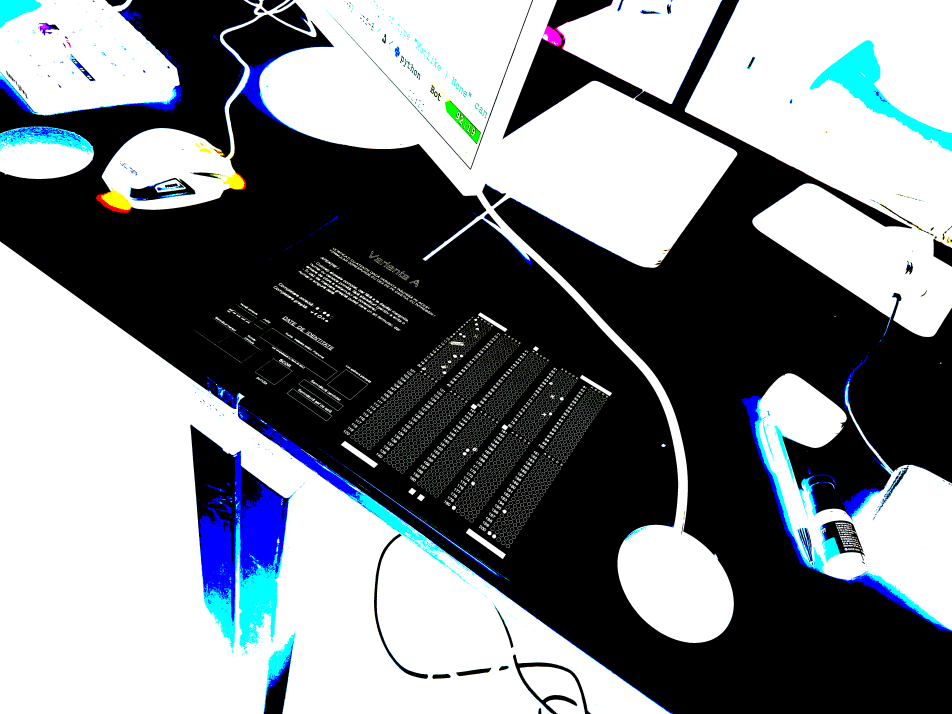
#> input picture OMR/output/inverted.png, 5712 x 4284 px (shown at 1/6 size)
$ python test_grader.py --image output/inverted.png
#> lines starting #> are read from the running program, lines starting #| are printed output that depends on the picture; after the words box and inside, x2 and y2 are one past the last pixel; in counts of white or black regions, pixels touching at a corner belong together
### OMR/four_point_transform.py
import numpy as np
import cv2
from scipy.spatial import distance as dist
def order_points(pts):
	# sort the points based on their x-coordinates
	xSorted = pts[np.argsort(pts[:, 0]), :]
	# grab the left-most and right-most points from the sorted
	# x-roodinate points
	leftMost = xSorted[:2, :]
	rightMost = xSorted[2:, :]
	# now, sort the left-most coordinates according to their
	# y-coordinates so we can grab the top-left and bottom-left
	# points, respectively
	leftMost = leftMost[np.argsort(leftMost[:, 1]), :]
	(tl, bl) = leftMost
	# now that we have the top-left coordinate, use it as an
	# anchor to calculate the Euclidean distance between the
	# top-left and right-most points; by the Pythagorean
	# theorem, the point with the largest distance will be
	# our bottom-right point
	D = dist.cdist(tl[np.newaxis], rightMost, "euclidean")[0]
	(br, tr) = rightMost[np.argsort(D)[::-1], :]
	# return the coordinates in top-left, top-right,
	# bottom-right, and bottom-left order
	return np.array([tl, tr, br, bl], dtype="float32")


def four_point_transform(image, pts):
	# obtain a consistent order of the points and unpack them
	# individually
	rect = order_points(pts)
	(tl, tr, br, bl) = rect
	# compute the width of the new image, which will be the
	# maximum distance between bottom-right and bottom-left
	# x-coordiates or the top-right and top-left x-coordinates
	widthA = np.sqrt(((br[0] - bl[0]) ** 2) + ((br[1] - bl[1]) ** 2))
	widthB = np.sqrt(((tr[0] - tl[0]) ** 2) + ((tr[1] - tl[1]) ** 2))
	maxWidth = max(int(widthA), int(widthB))
	# compute the height of the new image, which will be the
	# maximum distance between the top-right and bottom-right
	# y-coordinates or the top-left and bottom-left y-coordinates
	heightA = np.sqrt(((tr[0] - br[0]) ** 2) + ((tr[1] - br[1]) ** 2))
	heightB = np.sqrt(((tl[0] - bl[0]) ** 2) + ((tl[1] - bl[1]) ** 2))
	maxHeight = max(int(heightA), int(heightB))
	# now that we have the dimensions of the new image, construct
	# the set of destination points to obtain a "birds eye view",
	# (i.e. top-down view) of the image, again specifying points
	# in the top-left, top-right, bottom-right, and bottom-left
	# order
	dst = np.array([
		[0, 0],
		[maxWidth - 1, 0],
		[maxWidth - 1, maxHeight - 1],
		[0, maxHeight - 1]], dtype = "float32")
	# compute the perspective transform matrix and then apply it
	M = cv2.getPerspectiveTransform(rect, dst)
	warped = cv2.warpPerspective(image, M, (maxWidth, maxHeight))
	# return the warped image
	return warped

### OMR/test_grader.py
import cv2
from imutils import contours
import argparse
import numpy as np
from four_point_transform import four_point_transform
import imutils
import os

def increase_contrast(img_bgr, method="clahe", strength=2.5, tile=8):
    """
    Crește contrastul unei imagini BGR.

    method:
      - "clahe"  : contrast local (recomandat pentru poze de telefon)
      - "linear" : contrast global (alpha/beta)

    strength:
      - clahe: clipLimit (ex 1.5 .. 4.0)
      - linear: alpha (ex 1.2 .. 2.0)

    tile:
      - clahe: tileGridSize (ex 6..12)

    Returnează imagine BGR.
    """
    if method == "clahe":
        lab = cv2.cvtColor(img_bgr, cv2.COLOR_BGR2LAB)
        L, A, B = cv2.split(lab)

        clahe = cv2.createCLAHE(clipLimit=float(strength), tileGridSize=(int(tile), int(tile)))
        L2 = clahe.apply(L)

        lab2 = cv2.merge([L2, A, B])
        return cv2.cvtColor(lab2, cv2.COLOR_LAB2BGR)

    elif method == "linear":
        alpha = float(strength)  # contrast
        beta = 0                 # luminozitate (poți pune ex 10/-10)
        return cv2.convertScaleAbs(img_bgr, alpha=alpha, beta=beta)

    else:
        raise ValueError("method trebuie să fie 'clahe' sau 'linear'.")

# create argument parser
ap = argparse.ArgumentParser()
ap.add_argument('-i', '--image', required=True, help="path to the image")
ap.add_argument('-c', '--crop', type=int, help="whether to crop image 1 if yes 0 if no")
ap.add_argument('-o', '--output', default="output", help="output folder for debug images")
args = vars(ap.parse_args())

os.makedirs(args["output"], exist_ok=True)

def save(name, img):
    path = os.path.join(args["output"], name)
    ok = cv2.imwrite(path, img)
    if not ok:
        print(f"[WARN] Nu am putut salva: {path}")
    else:
        print(f"[SAVED] {path}")

# define the answer key (zero-based)
ANSWER_KEY = {0: 1, 1: 4, 2: 0, 3: 3, 4: 1}

# preprocess the image
if args["crop"] == 1:
    image = cv2.imread(args["image"])
    if image is None:
        raise RuntimeError(f"Nu pot citi imaginea: {args['image']}")
    image = imutils.resize(image, width=700)
else:
    image = cv2.imread(args["image"])
#> image is the input picture: shape (4284, 5712, 3); mean B, G, R 136.2, 131.7, 126.6
    if image is None:
        raise RuntimeError(f"Nu pot citi imaginea: {args['image']}")

# gray = cv2.cvtColor(image, cv2.COLOR_BGR2GRAY)
gray = cv2.cvtColor(image, cv2.COLOR_BGR2GRAY)
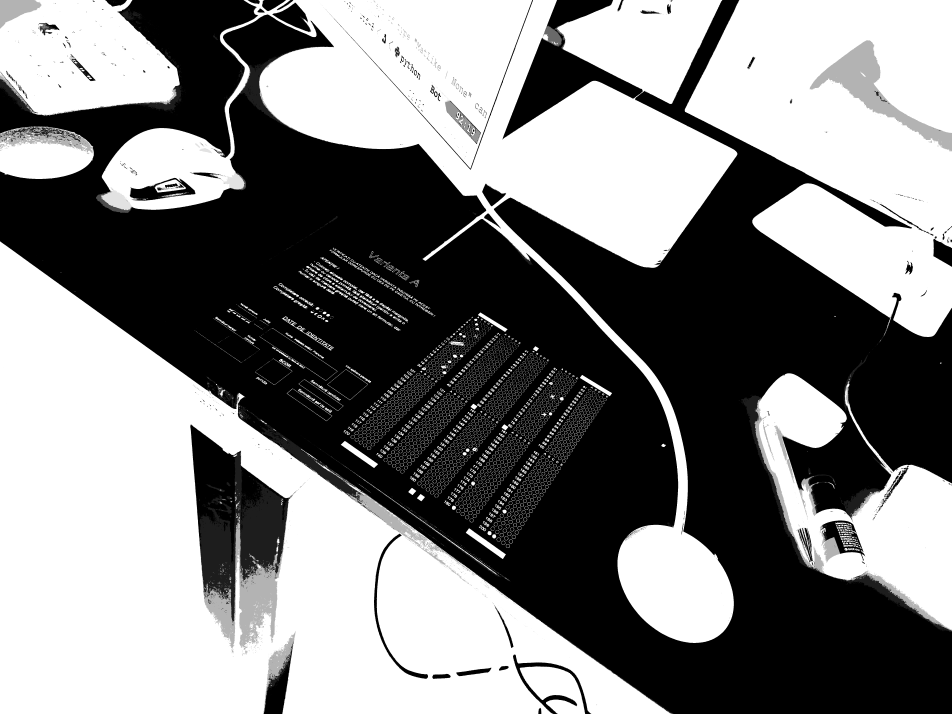
#> gray: shape (4284, 5712) (shown at 1/6 size); min 0, max 255, mean 130.7
clahe = cv2.createCLAHE(clipLimit=10, tileGridSize=(8,8))
gray2 = clahe.apply(gray)
# blurred = cv2.GaussianBlur(gray2, (11, 11), 10)
blurred = cv2.bilateralFilter(gray2, 9, 75, 75)
save("00_gri_edged.png", gray)
save("00_gri2_edged.png", gray2)
save("gassioan.png", blurred)
ret, inverted = cv2.threshold(image, 150, 255, cv2.THRESH_BINARY_INV)
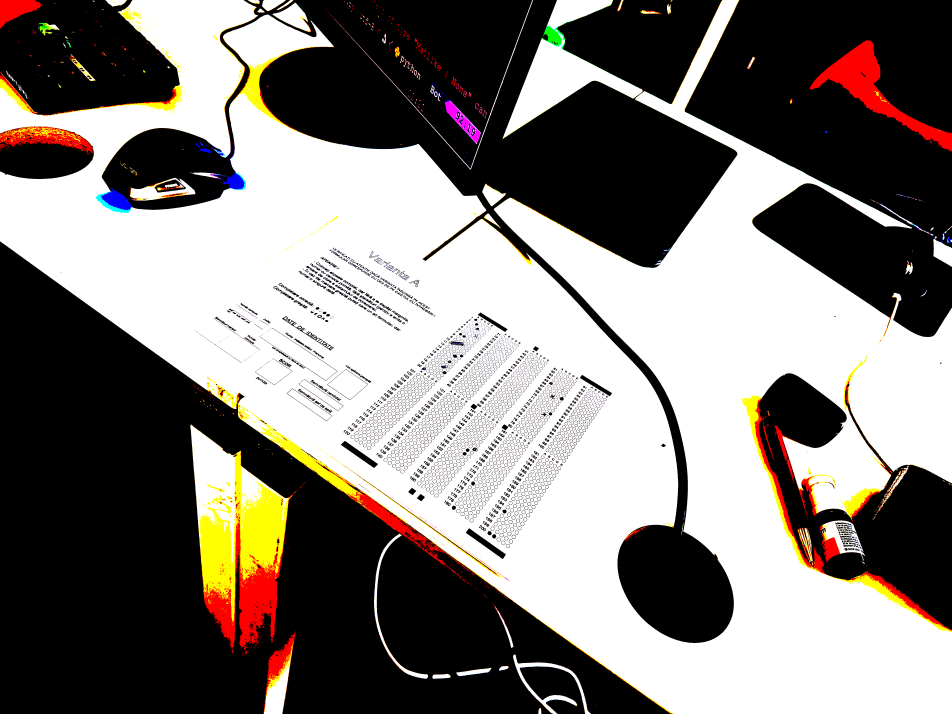
#> inverted: shape (4284, 5712, 3) (shown at 1/6 size); mean B, G, R 118.8, 123.3, 128.4
save("inverted.png", inverted)
edged = cv2.Canny(gray, 0, 500)
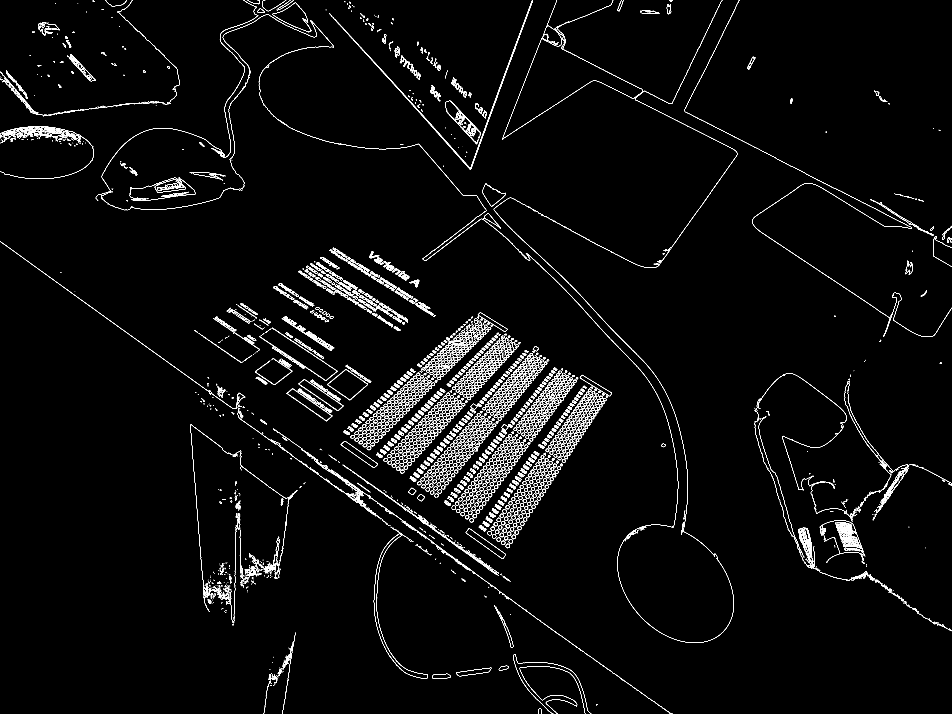
#> edged: shape (4284, 5712) (shown at 1/6 size); 1.2% white in thin lines or dots

save("01_preprocessed_edged.png", edged)

# find contours
cnts = cv2.findContours(edged.copy(), cv2.RETR_EXTERNAL, cv2.CHAIN_APPROX_SIMPLE)
#> cnts = 19688 contours, 18764 with area under 20; largest, box (x1, y1, x2, y2) and area: (1634, 15, 1864, 194) 18526, (2795, 3169, 3035, 3354) 9292, (928, 1076, 1115, 1155) 9008, (2045, 2646, 2268, 2808) 8229, (2738, 4006, 2948, 4058) 4894
cnts = imutils.grab_contours(cnts)

# contour of the document i.e. answer sheet
docCnt = None
paper_contours = image.copy()

if len(cnts) > 0:
    cnts = sorted(cnts, key=cv2.contourArea, reverse=True)

    for cnt in cnts:
        perimeter = cv2.arcLength(cnt, True)
        approx = cv2.approxPolyDP(cnt, 0.02 * perimeter, True)

        if len(approx) == 4:
            docCnt = approx
            cv2.drawContours(paper_contours, [cnt], -1, (0, 0, 255), 3)
            break
#> this loop made 2 passes
#> (perimeter, docCnt) on pass 2: (642.7, [[2811, 3172], [2796, 3198], [3020, 3350], [3034, 3324]])
#> perimeter on pass 1: 727.8

save("02_paper_contours_detected.png", paper_contours)

if docCnt is None:
    save("ERROR_no_doc_contour_edged.png", edged)
    raise RuntimeError("Nu am găsit conturul foii (4 colțuri). Verifică 01_preprocessed_edged.png")

paper = four_point_transform(image, docCnt.reshape((4, 2)))
#> in order_points, `xSorted = pts[np.argsort(pts[:, 0]), :]`: xSorted = [[2796, 3198], [2811, 3172], [3020, 3350], [3034, 3324]]
#> in order_points, `leftMost = xSorted[:2, :]`: leftMost = [[2796, 3198], [2811, 3172]]
#> in order_points, `rightMost = xSorted[2:, :]`: rightMost = [[3020, 3350], [3034, 3324]]
#> in order_points, `leftMost = leftMost[np.argsort(leftMost[:, 1]), :]`: leftMost = [[2811, 3172], [2796, 3198]]
#> in order_points, `(tl, bl) = leftMost`: tl = [2811, 3172]; bl = [2796, 3198]
#> in order_points, `D = dist.cdist(tl[np.newaxis], rightMost, "euclidean")[0]`: D = [274.5, 269.9]
#> in order_points, `(br, tr) = rightMost[np.argsort(D)[::-1], :]`: br = [3020, 3350]; tr = [3034, 3324]
#> in four_point_transform, `rect = order_points(pts)`: rect = [[2811, 3172], [3034, 3324], [3020, 3350], [2796, 3198]]
#> in four_point_transform, `(tl, tr, br, bl) = rect`: tl = [2811, 3172]; tr = [3034, 3324]; br = [3020, 3350]; bl = [2796, 3198]
#> in four_point_transform, `widthA = np.sqrt(((br[0] - bl[0]) ** 2) + ((br[1] - bl[1]) ** 2))`: widthA = 270.7
#> in four_point_transform, `widthB = np.sqrt(((tr[0] - tl[0]) ** 2) + ((tr[1] - tl[1]) ** 2))`: widthB = 269.9
#> in four_point_transform, `maxWidth = max(int(widthA), int(widthB))`: maxWidth = 270
#> in four_point_transform, `heightA = np.sqrt(((tr[0] - br[0]) ** 2) + ((tr[1] - br[1]) ** 2))`: heightA = 29.53
#> in four_point_transform, `heightB = np.sqrt(((tl[0] - bl[0]) ** 2) + ((tl[1] - bl[1]) ** 2))`: heightB = 30.02
#> in four_point_transform, `maxHeight = max(int(heightA), int(heightB))`: maxHeight = 30
#> in four_point_transform, `dst = np.array([ [0, 0], [maxWidth - 1, 0], [maxWidth - 1, maxHeight -..`: dst = [[0, 0], [269, 0], [269, 29], [0, 29]]
#> in four_point_transform, `M = cv2.getPerspectiveTransform(rect, dst)`: M = [[0.728, 0.42, -3380.3], [-0.469, 0.689, -864.9], [-0.000105, 4.78e-05, 1]]
#> in four_point_transform, `warped = cv2.warpPerspective(image, M, (maxWidth, maxHeight))`:
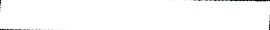
#> warped: shape (30, 270, 3); mean B, G, R 252.1, 252.1, 252.1
warped = four_point_transform(gray, docCnt.reshape((4, 2)))

save("03_paper_extracted_color.png", paper)
save("04_paper_extracted_gray.png", warped)

thresh = cv2.threshold(warped, 0, 255, cv2.THRESH_BINARY_INV | cv2.THRESH_OTSU)[1]
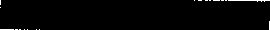
#> thresh: shape (30, 270); 1.3% white in thin lines or dots
save("05_threshold.png", thresh)

# after thresholding image, find bubbles
cnts = cv2.findContours(thresh.copy(), cv2.RETR_EXTERNAL, cv2.CHAIN_APPROX_SIMPLE)
#> cnts = 18 contours, all with area under 20
cnts = imutils.grab_contours(cnts)

questionContours = []

for c in cnts:
    (x, y, w, h) = cv2.boundingRect(c)
    aspect_ratio = w / float(h + 1e-6)

    if w >= 20 and h >= 20 and 0.9 <= aspect_ratio <= 1.1:
        questionContours.append(c)
#> this loop made 18 passes
#> (c, x, y, w, h, aspect_ratio) on passes 5, 6, 7, 8, 11, 12, 13, 14, 15, 16, 18: ([[19, 29], [20, 29]], 19, 29, 2, 1, 2), ([[15, 29], [17, 29]], 15, 29, 3, 1, 3), ([[0, 29], [13, 29]], 0, 29, 14, 1, 14), ([[269, 21], [269, 29]], 269, 21, 1, 9, 0.111), ([[225, 0], [226, 0]], 225, 0, 2, 1, 2), ([[221, 0], [223, 0]], 221, 0, 3, 1, 3), ([[213, 0], [219, 0]], 213, 0, 7, 1, 7), ([[209, 0], [210, 0]], 209, 0, 2, 1, 2), ([[205, 0], [207, 0]], 205, 0, 3, 1, 3), ([[198, 0], [201, 0]], 198, 0, 4, 1, 4), ([[0, 0], [0, 4]], 0, 0, 1, 5, 0.2)
#> (x, y, w, h, aspect_ratio) on passes 1, 2, 3, 4, 9, 10: (39, 29, 1, 1, 1), (36, 29, 1, 1, 1), (27, 29, 1, 1, 1), (24, 29, 1, 1, 1), (0, 7, 1, 1, 1), (228, 0, 42, 2, 21)
#> after the loop, questionContours = []

if len(questionContours) == 0:
    save("ERROR_debug_thresh.png", thresh)
    save("ERROR_debug_warped.png", warped)
    print("[ERROR] Nu am detectat nicio bulina. Verifică imaginile ERROR_*.png")
#> (the run stopped early here; a loop or call above may not have finished)
